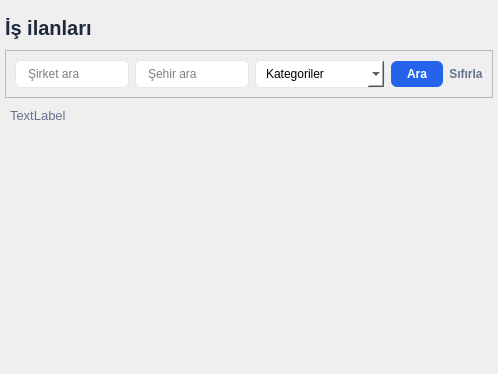
<?xml version="1.0" encoding="UTF-8"?>
<ui version="4.0">
 <class>Form</class>
 <widget class="QWidget" name="Form">
  <property name="geometry">
   <rect>
    <x>0</x>
    <y>0</y>
    <width>498</width>
    <height>374</height>
   </rect>
  </property>
  <property name="windowTitle">
   <string>Form</string>
  </property>
  <layout class="QVBoxLayout" name="verticalLayout_2">
   <property name="spacing">
    <number>10</number>
   </property>
   <property name="leftMargin">
    <number>5</number>
   </property>
   <property name="topMargin">
    <number>16</number>
   </property>
   <property name="rightMargin">
    <number>5</number>
   </property>
   <property name="bottomMargin">
    <number>16</number>
   </property>
   <item>
    <widget class="QLabel" name="lbl_header">
     <property name="styleSheet">
      <string notr="true">font-size: 20px; font-weight: bold; color: #1e293b;</string>
     </property>
     <property name="text">
      <string>İş ilanları</string>
     </property>
    </widget>
   </item>
   <item>
    <widget class="QFrame" name="frame_search">
     <property name="styleSheet">
      <string notr="true">QLineEdit, QComboBox {
    border: 1px solid #e2e8f0;
    border-radius: 6px;
    padding: 5px 10px;
    background: white;
}
QLineEdit:focus { border-color: #2563eb; }</string>
     </property>
     <property name="frameShape">
      <enum>QFrame::Shape::StyledPanel</enum>
     </property>
     <property name="frameShadow">
      <enum>QFrame::Shadow::Raised</enum>
     </property>
     <layout class="QHBoxLayout" name="horizontalLayout">
      <item>
       <widget class="QLineEdit" name="txt_search">
        <property name="styleSheet">
         <string notr="true"/>
        </property>
        <property name="placeholderText">
         <string>Şirket ara</string>
        </property>
       </widget>
      </item>
      <item>
       <widget class="QLineEdit" name="txt_location">
        <property name="placeholderText">
         <string>Şehir ara</string>
        </property>
       </widget>
      </item>
      <item>
       <widget class="QComboBox" name="combo_category">
        <property name="placeholderText">
         <string>Kategoriler</string>
        </property>
        <item>
         <property name="text">
          <string>Yazılım</string>
         </property>
        </item>
        <item>
         <property name="text">
          <string>Pazarlama</string>
         </property>
        </item>
        <item>
         <property name="text">
          <string>Tasarım</string>
         </property>
        </item>
        <item>
         <property name="text">
          <string>Muhasebe</string>
         </property>
        </item>
        <item>
         <property name="text">
          <string>İnsan Kaynakları</string>
         </property>
        </item>
        <item>
         <property name="text">
          <string>Satış</string>
         </property>
        </item>
        <item>
         <property name="text">
          <string>Diğer</string>
         </property>
        </item>
       </widget>
      </item>
      <item>
       <widget class="QPushButton" name="btn_search">
        <property name="styleSheet">
         <string notr="true">QPushButton {
    background-color: #2563eb;
    color: white;
    border-radius: 6px;
    padding: 6px 16px;
    font-weight: bold;
}
QPushButton:hover { background-color: #1d4ed8; }</string>
        </property>
        <property name="text">
         <string>Ara</string>
        </property>
       </widget>
      </item>
      <item>
       <widget class="QPushButton" name="btn_reset">
        <property name="styleSheet">
         <string notr="true">QPushButton {
    background: transparent;
    color: #64748b;
    font-weight: 500;
    border: none;
}
QPushButton:hover { color: #1e293b; text-decoration: underline; }</string>
        </property>
        <property name="text">
         <string>Sıfırla</string>
        </property>
       </widget>
      </item>
     </layout>
    </widget>
   </item>
   <item>
    <widget class="QLabel" name="lbl_count">
     <property name="styleSheet">
      <string notr="true">color: #64748b; 
font-size: 13px;
margin-left: 2px;</string>
     </property>
     <property name="text">
      <string>TextLabel</string>
     </property>
    </widget>
   </item>
   <item>
    <widget class="QScrollArea" name="scrollArea">
     <property name="styleSheet">
      <string notr="true">QScrollArea { background-color: transparent; border: none; }
#scrollAreaWidgetContents { background-color: transparent; }</string>
     </property>
     <property name="frameShape">
      <enum>QFrame::Shape::NoFrame</enum>
     </property>
     <property name="widgetResizable">
      <bool>true</bool>
     </property>
     <widget class="QWidget" name="jobs_container">
      <property name="geometry">
       <rect>
        <x>0</x>
        <y>0</y>
        <width>488</width>
        <height>215</height>
       </rect>
      </property>
      <layout class="QVBoxLayout" name="verticalLayout">
       <item>
        <spacer name="verticalSpacer">
         <property name="orientation">
          <enum>Qt::Orientation::Vertical</enum>
         </property>
         <property name="sizeHint" stdset="0">
          <size>
           <width>20</width>
           <height>194</height>
          </size>
         </property>
        </spacer>
       </item>
      </layout>
     </widget>
    </widget>
   </item>
  </layout>
 </widget>
 <resources/>
 <connections/>
</ui>
